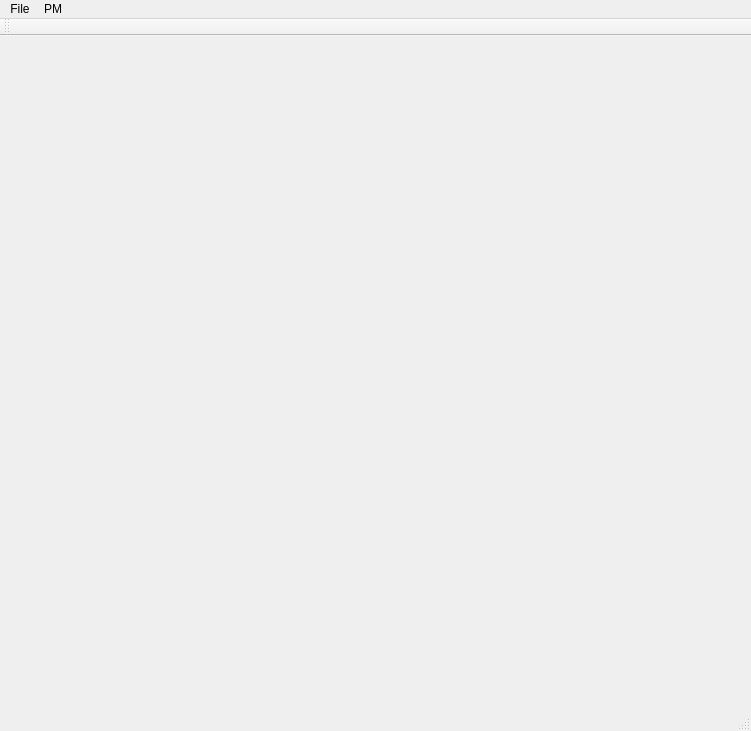
<?xml version="1.0" encoding="UTF-8"?>
<ui version="4.0">
 <class>MainWindowClass</class>
 <widget class="QMainWindow" name="MainWindowClass">
  <property name="geometry">
   <rect>
    <x>0</x>
    <y>0</y>
    <width>751</width>
    <height>731</height>
   </rect>
  </property>
  <property name="windowTitle">
   <string>MainWindow</string>
  </property>
  <widget class="QWidget" name="centralWidget"/>
  <widget class="QMenuBar" name="menuBar">
   <property name="geometry">
    <rect>
     <x>0</x>
     <y>0</y>
     <width>751</width>
     <height>21</height>
    </rect>
   </property>
   <widget class="QMenu" name="menuFile">
    <property name="title">
     <string>File</string>
    </property>
    <addaction name="actionExit"/>
   </widget>
   <widget class="QMenu" name="menuPM">
    <property name="title">
     <string>PM</string>
    </property>
    <addaction name="actionRandomGeneration"/>
    <addaction name="separator"/>
    <addaction name="actionGenerateTrainingData"/>
    <addaction name="separator"/>
    <addaction name="actionGeneratePredictedData"/>
   </widget>
   <addaction name="menuFile"/>
   <addaction name="menuPM"/>
  </widget>
  <widget class="QToolBar" name="mainToolBar">
   <attribute name="toolBarArea">
    <enum>TopToolBarArea</enum>
   </attribute>
   <attribute name="toolBarBreak">
    <bool>false</bool>
   </attribute>
  </widget>
  <widget class="QStatusBar" name="statusBar"/>
  <action name="actionExit">
   <property name="text">
    <string>Exit</string>
   </property>
  </action>
  <action name="actionRandomGeneration">
   <property name="text">
    <string>Random Generation</string>
   </property>
   <property name="shortcut">
    <string>Ctrl+G</string>
   </property>
  </action>
  <action name="actionGenerateTrainingData">
   <property name="text">
    <string>Generate Training Data</string>
   </property>
  </action>
  <action name="actionGenerateLocalTrainingData">
   <property name="text">
    <string>Generate Local Training Data</string>
   </property>
  </action>
  <action name="actionGeneratePredictedData">
   <property name="text">
    <string>Generate Predicted Data</string>
   </property>
  </action>
  <action name="actionGenerateTrainingDataTrunk">
   <property name="text">
    <string>Generate Training Data (Trunk)</string>
   </property>
  </action>
  <action name="actionGeneratePredictedDataTrunk">
   <property name="text">
    <string>Generate Predicted Data (Trunk)</string>
   </property>
  </action>
 </widget>
 <layoutdefault spacing="6" margin="11"/>
 <resources>
  <include location="MainWindow.qrc"/>
 </resources>
 <connections/>
</ui>
